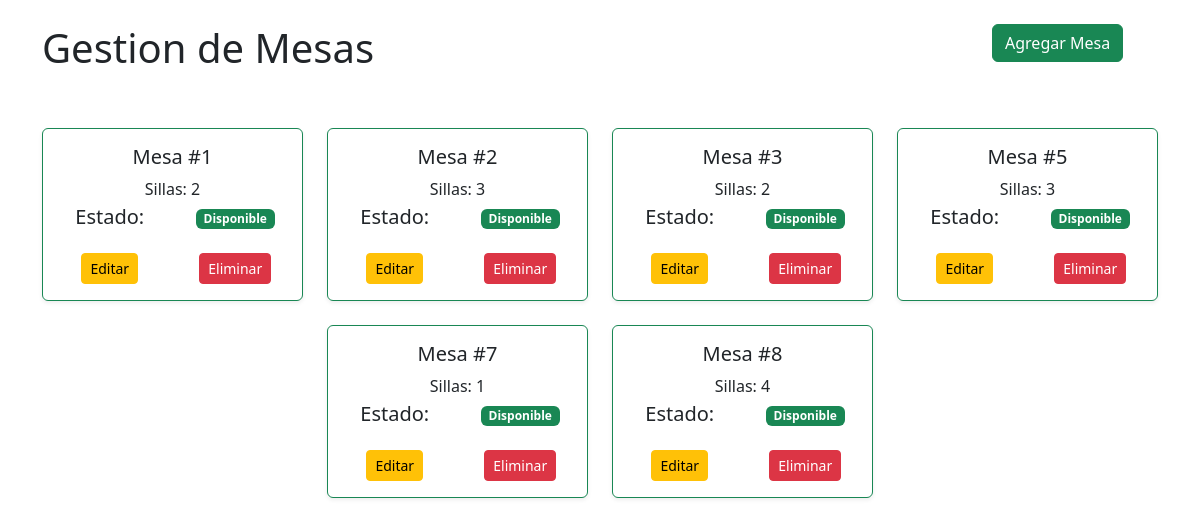
/Mesa/verMesacopia.php, run on the app's committed database.
### tables this page shows
CREATE TABLE `mesa` (
  `idMesa` int(11) NOT NULL,
  `numeroMesa` int(11) NOT NULL,
  `numeroSillas` int(11) NOT NULL,
  `estado` varchar(100) DEFAULT 'Disponible'
);

### Mesa/verMesacopia.php (the view, shortened to what this page needs)
<?php
include("conexion.php");
$sql = "SELECT * FROM mesa ORDER BY numeroMesa ASC";
$query = mysqli_query($conexion, $sql);
?>
<!DOCTYPE html>
<html lang="es">
<head>
    <link rel="stylesheet" href="estilos/bootstrap/css/bootstrap.min.css">
</head>
<body>
    <div class="container">
        <br>
        <div class="row">
          <div class="col-md-10">
            <h1>Gestion de Mesas</h1>
          </div>
          <div class="col -md-2">
          <button class="btn btn-success" data-bs-target="#exampleModalToggle" data-bs-toggle="modal">Agregar Mesa</button>
          </div>
        </div>
        <br><br>
        <div class="row g-4 justify-content-center">
            <?php
            if ($query->num_rows > 0) {
                while ($fila = $query->fetch_assoc()) {
                    $color = "";
                    switch ($fila['estado']) {
                        case 'Disponible':
                            $color = "success";
                            break;
                    }
                    echo '
                    <div class="col-6 col-md-4 col-lg-3">
                        <div class="card border-' . $color . ' shadow-sm h-100">
                            <div class="card-body text-center">
                                <h5 class="card-title mb-2">Mesa #' . $fila['numeroMesa'] . '</h5>
                                <p class="card-text mb-1">Sillas: ' . $fila['numeroSillas'] . '</p>
                                <div class="row">
                                  <div class="col-md-6">
                                    <h5>Estado:</h5>
                                  </div>
                                  <div class="col-md-6">
                                    <span class="badge bg-' . $color . '">' . $fila['estado'] . '</span>
                                  </div><br><br>
                                  <div class="col-md-6">
                                    <button type="button" class="btn btn-warning btn-sm">Editar</button>
                                  </div>
                                  <div class="col-md-6">
                                    <button type="button" class="btn btn-danger btn-sm" width="1000px">Eliminar</button>
                                  </div>
                                </div>
                            </div>
                        </div>
                    </div>';
                }
            } else {
                echo '<p class="text-center">No hay mesas registradas aún.</p>';
            }
            ?>
        </div>
    </div>
</body>
</html>

### data on the page
mesa: numeroMesa "1", numeroSillas "2", estado "Disponible"
mesa: numeroMesa "2", numeroSillas "3", estado "Disponible"
mesa: numeroMesa "3", numeroSillas "2", estado "Disponible"
mesa: numeroMesa "5", numeroSillas "3", estado "Disponible"
mesa: numeroMesa "7", numeroSillas "1", estado "Disponible"
mesa: numeroMesa "8", numeroSillas "4", estado "Disponible"
